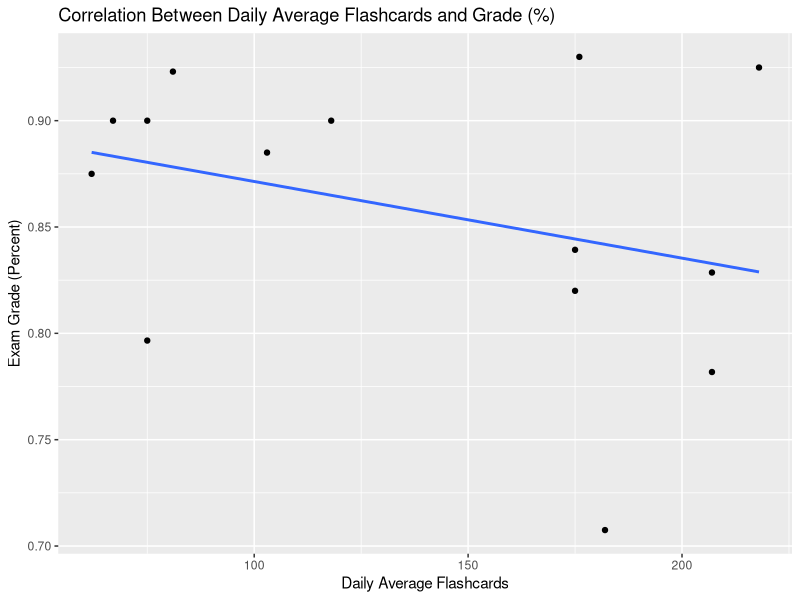
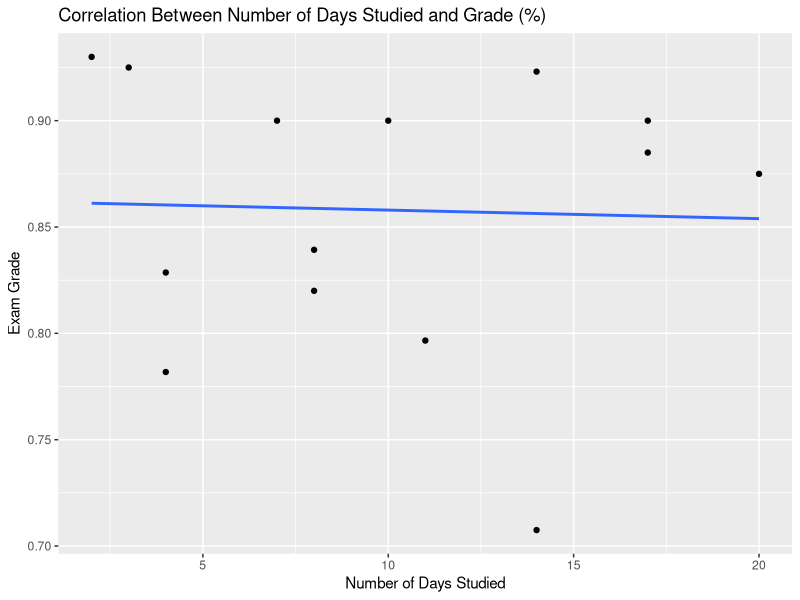
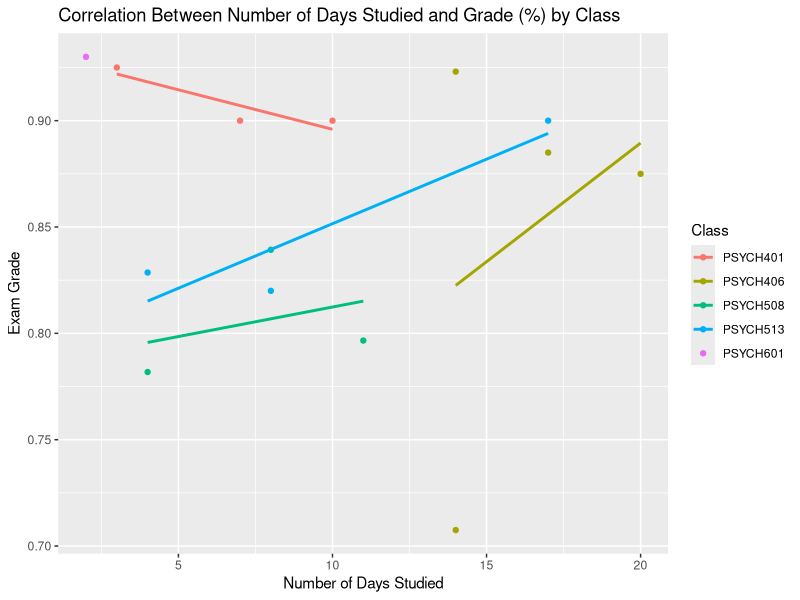
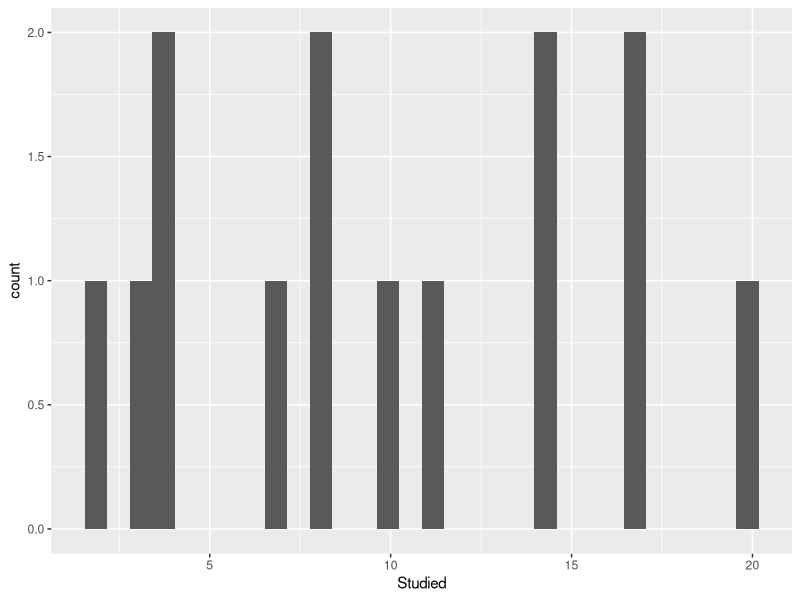

The R script that drew these images, in order:
## ---- chunk 1
knitr::opts_chunk$set(echo = TRUE, message=FALSE, warning=FALSE)
library(tidyverse)
#Removing NAs
Data = suppressWarnings(read.csv("data.csv")) %>% 
  drop_na()
## ---- chunk 2
dailyave_grade <- lm(Grade ~ Daily_Ave, data = Data)
summary(dailyave_grade)
## ---- chunk 3
#summary table
summary(lm(Grade ~ Daily_Ave + Studied + Difficulty, data = Data))
## ---- chunk 4
#Correlation Plot
ggplot(Data, aes(Data$Daily_Ave, Data$Grade)) + geom_point()+
  geom_smooth(se = FALSE, method = "lm") +
  ylab("Exam Grade (Percent)") +
  xlab("Daily Average Flashcards")+
  ggtitle("Correlation Between Daily Average Flashcards and Grade (%)")


## ---- chunk 5
#r correlation coefficient
x = cor(Data$Studied, Data$Grade)
cat("Our correlation coefficient is: ", x)
## ---- chunk 6
ggplot(Data, aes(Data$Studied, Data$Grade)) + geom_point()+
  geom_smooth(se = FALSE, method = "lm") +
  ylab("Exam Grade") +
  xlab("Number of Days Studied")+
  ggtitle("Correlation Between Number of Days Studied and Grade (%)") 
## ---- chunk 7
ggplot(Data, aes(Data$Studied, Data$Grade, color = Class)) +
    geom_point()+
  geom_smooth(se = FALSE, method = "lm") +
  #facet_wrap(~Class)+ optional if you wanna see individual plots
    ylab("Exam Grade") +
  xlab("Number of Days Studied")+
  ggtitle("Correlation Between Number of Days Studied and Grade (%) by Class")


## ---- chunk 8
ggplot(Data, aes(x = Studied)) + 
  geom_histogram()
